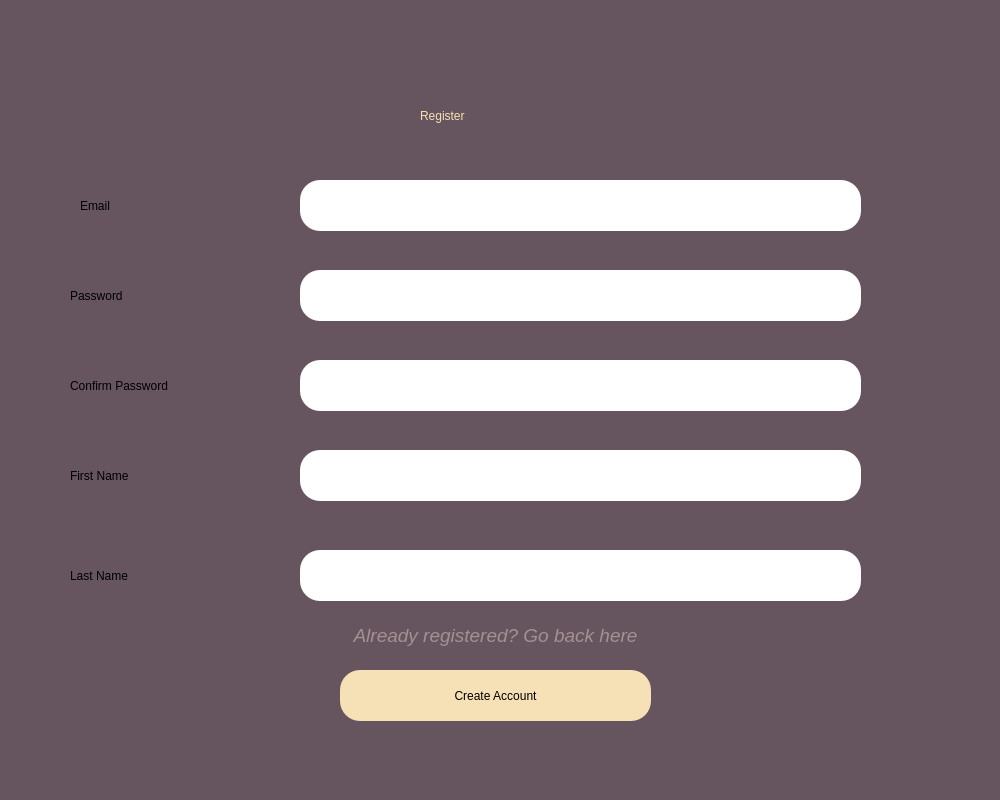
<?xml version="1.0" encoding="UTF-8"?>
<ui version="4.0">
 <class>MainWindow</class>
 <widget class="QMainWindow" name="MainWindow">
  <property name="geometry">
   <rect>
    <x>0</x>
    <y>0</y>
    <width>1000</width>
    <height>800</height>
   </rect>
  </property>
  <property name="windowTitle">
   <string>MainWindow</string>
  </property>
  <widget class="QWidget" name="centralwidget">
   <widget class="QWidget" name="Background" native="true">
    <property name="geometry">
     <rect>
      <x>0</x>
      <y>0</y>
      <width>1000</width>
      <height>800</height>
     </rect>
    </property>
    <property name="styleSheet">
     <string notr="true">QWidget #Background{
background-color:rgb(102, 84, 94)}
</string>
    </property>
    <widget class="QLabel" name="label">
     <property name="geometry">
      <rect>
       <x>420</x>
       <y>60</y>
       <width>171</width>
       <height>111</height>
      </rect>
     </property>
     <property name="styleSheet">
      <string notr="true">font: 75 36pt &quot;MS Shell Dlg 2&quot;; 
color: rgb(246, 224, 181);</string>
     </property>
     <property name="text">
      <string>Register</string>
     </property>
    </widget>
    <widget class="QLabel" name="label_2">
     <property name="geometry">
      <rect>
       <x>80</x>
       <y>180</y>
       <width>71</width>
       <height>51</height>
      </rect>
     </property>
     <property name="styleSheet">
      <string notr="true">font: 20pt &quot;MS Shell Dlg 2&quot;; color:&quot;white&quot;;</string>
     </property>
     <property name="text">
      <string>Email</string>
     </property>
    </widget>
    <widget class="QLineEdit" name="email">
     <property name="geometry">
      <rect>
       <x>300</x>
       <y>180</y>
       <width>561</width>
       <height>51</height>
      </rect>
     </property>
     <property name="styleSheet">
      <string notr="true">border-radius: 20px;
font-size: 20px;
color: black;</string>
     </property>
     <property name="text">
      <string/>
     </property>
    </widget>
    <widget class="QLabel" name="label_3">
     <property name="geometry">
      <rect>
       <x>70</x>
       <y>270</y>
       <width>111</width>
       <height>51</height>
      </rect>
     </property>
     <property name="styleSheet">
      <string notr="true">font: 20pt &quot;MS Shell Dlg 2&quot;; color:&quot;white&quot;;</string>
     </property>
     <property name="text">
      <string>Password</string>
     </property>
    </widget>
    <widget class="QLineEdit" name="password">
     <property name="geometry">
      <rect>
       <x>300</x>
       <y>270</y>
       <width>561</width>
       <height>51</height>
      </rect>
     </property>
     <property name="styleSheet">
      <string notr="true">border-radius: 20px;
font-size: 20px;
color: black;</string>
     </property>
     <property name="text">
      <string/>
     </property>
    </widget>
    <widget class="QPushButton" name="signup_button">
     <property name="geometry">
      <rect>
       <x>340</x>
       <y>670</y>
       <width>311</width>
       <height>51</height>
      </rect>
     </property>
     <property name="styleSheet">
      <string notr="true">border-radius: 20px;
background-color: rgb(246, 224, 181);
font: 75 18pt &quot;MS Shell Dlg 2&quot;;</string>
     </property>
     <property name="text">
      <string>Create Account</string>
     </property>
    </widget>
    <widget class="QLineEdit" name="confirm_password">
     <property name="geometry">
      <rect>
       <x>300</x>
       <y>360</y>
       <width>561</width>
       <height>51</height>
      </rect>
     </property>
     <property name="styleSheet">
      <string notr="true">border-radius: 20px;
font-size: 20px;
color: black;</string>
     </property>
     <property name="text">
      <string/>
     </property>
    </widget>
    <widget class="QLabel" name="label_4">
     <property name="geometry">
      <rect>
       <x>70</x>
       <y>360</y>
       <width>221</width>
       <height>51</height>
      </rect>
     </property>
     <property name="styleSheet">
      <string notr="true">font: 20pt &quot;MS Shell Dlg 2&quot;; color:&quot;white&quot;;</string>
     </property>
     <property name="text">
      <string>Confirm Password</string>
     </property>
    </widget>
    <widget class="QLineEdit" name="first_name">
     <property name="geometry">
      <rect>
       <x>300</x>
       <y>450</y>
       <width>561</width>
       <height>51</height>
      </rect>
     </property>
     <property name="styleSheet">
      <string notr="true">border-radius: 20px;
font-size: 20px;
color: black;</string>
     </property>
     <property name="text">
      <string/>
     </property>
    </widget>
    <widget class="QLabel" name="label_5">
     <property name="geometry">
      <rect>
       <x>70</x>
       <y>450</y>
       <width>221</width>
       <height>51</height>
      </rect>
     </property>
     <property name="styleSheet">
      <string notr="true">font: 20pt &quot;MS Shell Dlg 2&quot;; color:&quot;white&quot;;</string>
     </property>
     <property name="text">
      <string>First Name</string>
     </property>
    </widget>
    <widget class="QLineEdit" name="last_name">
     <property name="geometry">
      <rect>
       <x>300</x>
       <y>550</y>
       <width>561</width>
       <height>51</height>
      </rect>
     </property>
     <property name="styleSheet">
      <string notr="true">border-radius: 20px;
font-size: 20px;
color: black;</string>
     </property>
     <property name="text">
      <string/>
     </property>
    </widget>
    <widget class="QLabel" name="label_6">
     <property name="geometry">
      <rect>
       <x>70</x>
       <y>550</y>
       <width>221</width>
       <height>51</height>
      </rect>
     </property>
     <property name="styleSheet">
      <string notr="true">font: 20pt &quot;MS Shell Dlg 2&quot;; color:&quot;white&quot;;</string>
     </property>
     <property name="text">
      <string>Last Name</string>
     </property>
    </widget>
    <widget class="QPushButton" name="login_button">
     <property name="enabled">
      <bool>true</bool>
     </property>
     <property name="geometry">
      <rect>
       <x>350</x>
       <y>620</y>
       <width>291</width>
       <height>31</height>
      </rect>
     </property>
     <property name="sizePolicy">
      <sizepolicy hsizetype="Fixed" vsizetype="Fixed">
       <horstretch>0</horstretch>
       <verstretch>0</verstretch>
      </sizepolicy>
     </property>
     <property name="font">
      <font>
       <pointsize>14</pointsize>
       <italic>true</italic>
      </font>
     </property>
     <property name="autoFillBackground">
      <bool>false</bool>
     </property>
     <property name="styleSheet">
      <string notr="true">color: rgb(163, 145, 147);
border: 1px solid rgb(102, 84, 94);</string>
     </property>
     <property name="text">
      <string>Already registered? Go back here</string>
     </property>
    </widget>
   </widget>
  </widget>
 </widget>
 <resources/>
 <connections/>
</ui>
